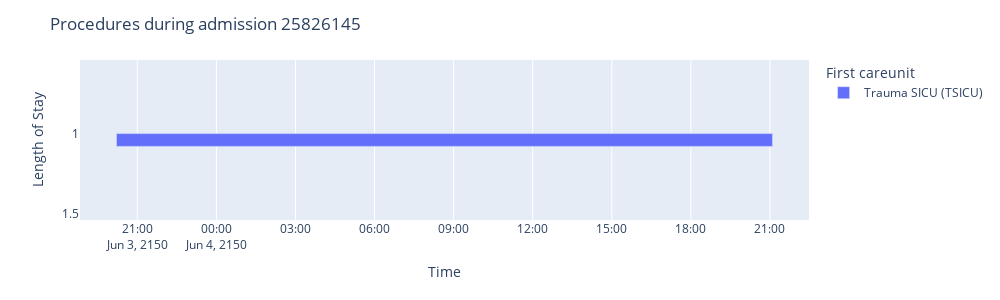

Notebook cell for this chart:
### Code cell
fig = px.timeline(df_paticustatysadm, x_start="intime", x_end="outtime",y='los', color='first_careunit')
fig.update_yaxes(autorange="reversed")
fig.update_layout(
    title="Procedures during admission {}".format(adm_id),
    xaxis_title="Time",
    yaxis_title="Length of Stay",
    legend_title="First careunit",
    autosize=False,
    width=1000,
    height=300
)

fig.update_traces(width=0.08) 
fig.show()

### Figure 1 — Plotly figure (JSON) as saved in the notebook; plotly's stock layout.template omitted (floating-point values rounded to 4 significant figures)
{"data": [{"alignmentgroup": "True", "base": ["2150-06-03T20:12:32"], "hovertemplate": "first_careunit=Trauma SICU (TSICU)<br>intime=%{base}<br>outtime=%{x}<br>los=%{y}<extra></extra>", "legendgroup": "Trauma SICU (TSICU)", "marker": {"color": "#636efa"}, "name": "Trauma SICU (TSICU)", "offsetgroup": "Trauma SICU (TSICU)", "orientation": "h", "showlegend": true, "textposition": "auto", "type": "bar", "width": 0.08, "x": [89606000], "xaxis": "x", "y": [1.037], "yaxis": "y"}], "layout": {"autosize": false, "barmode": "overlay", "height": 300, "legend": {"title": {"text": "First careunit"}, "tracegroupgap": 0}, "margin": {"t": 60}, "title": {"text": "Procedures during admission 25826145"}, "width": 1000, "xaxis": {"anchor": "y", "autorange": true, "domain": [0, 1], "range": ["2150-06-03 18:49:33.8889", "2150-06-04 22:28:56.1111"], "title": {"text": "Time"}, "type": "date"}, "yaxis": {"anchor": "x", "autorange": true, "domain": [0, 1], "range": [1.537, 0.5371], "title": {"text": "Length of Stay"}, "type": "linear"}}}
